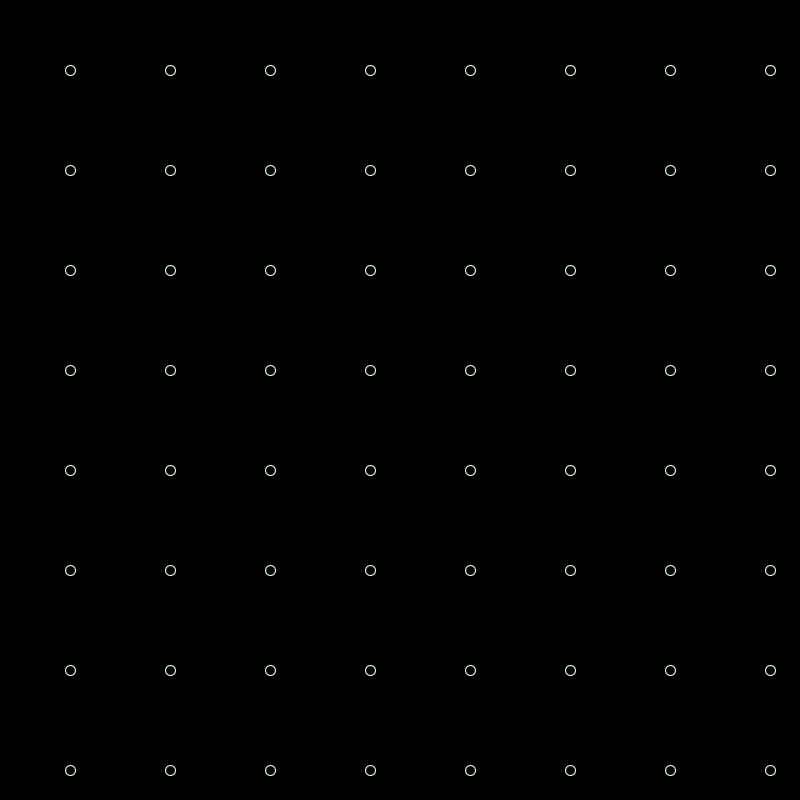
Frame 1 (no input)
Frame 60 (the mouse pressed at the canvas centre just before this capture): identical to frame 1, image omitted
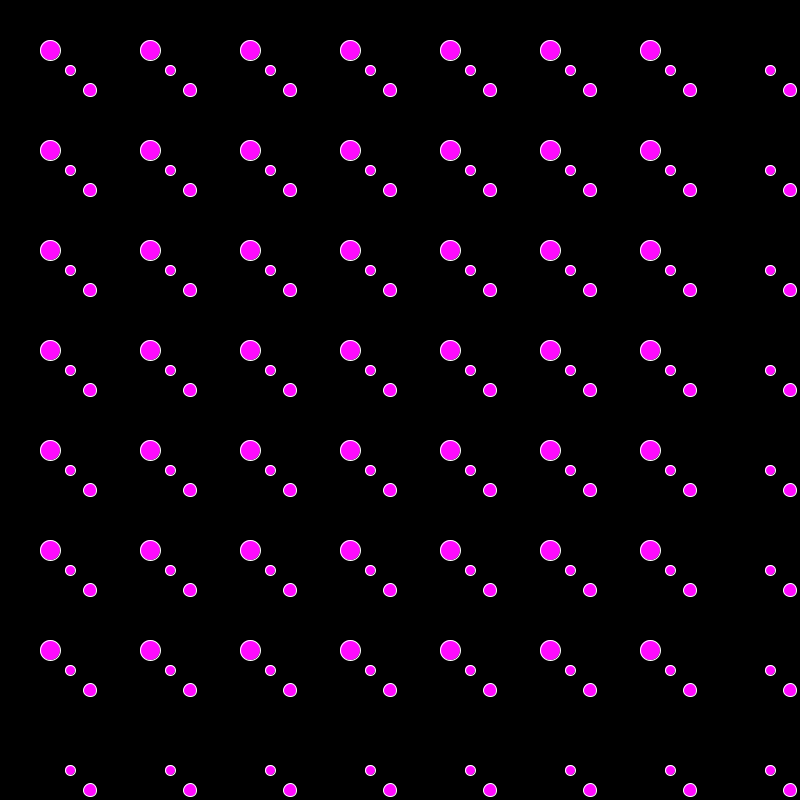
Frame 120 (the mouse held since frame 60 and released just before this capture)

The Processing sketch that drew these frames (run headless with seeded random() and noise(); from frame 60 on, the mouse is pressed at the canvas centre):

// Processing sketch: processing_105944
// ── processing_105944.pde

void setup()
{
  size(800, 800);
}
 
 
void draw() { 
  background(0);
  for (int i= 20; i< 800; i+=100 ) {
    for (int j=20; j<800; j+=100) {
      stroke(255);
      fill(mouseX, 10, mouseY);
      
      ellipse(i+50, j+50, 10, 10);
      ellipse(j+70,i+70,mouseX/30,mouseY/30);
      ellipse(j-70,i-70,mouseY/20,mouseX/20);
      
    }
  }
}
